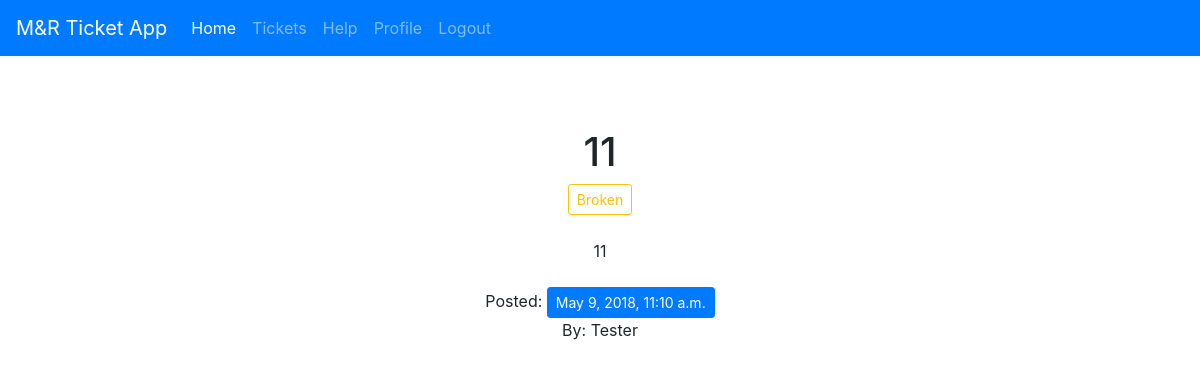
The page /post_list/16/ (signed in) on the database its author committed.
### traffic/models.py (models this page shows, shortened)
class Post(models.Model):
    category = (
        ('Broken', 'Broken'),
        ('Danger', 'Danger'),
        ('Incident', 'Incident'),
        ('Info', 'Info'),
        ('Warning', 'Warning'),
    )
    tst_choice = (
        ('1', '1'),
        ('2', '2'),
    )
    author = models.ForeignKey(User, on_delete=models.CASCADE)
    title = models.CharField(max_length=90)
    text = models.TextField()
    created_date = models.DateTimeField(default=timezone.now())
    published_date = models.DateTimeField(blank=True, null=True)
    category = models.CharField(choices=category, max_length=40, default=1)
    tst = models.CharField(choices=tst_choice, max_length=2, default="")

### traffic/views.py (the view)
# urls.py: url(r'^post_list/(?P<id>\d+)/$', views.post_detail, name="post_detail"),
@login_required
def post_detail(request, id):
    post = Post.objects.get(id = id)
    return render(request, 'post_detail.html', {'post': post})

### traffic/templates/post_detail.html
{% extends 'base.html' %}
{% block main %}
    <h1>{{ post.title }}</h1>
        {% if post.category == "Broken" %}
                <a href="{% url 'traffic:post_categories' category=post.category %}" class="btn btn-outline-warning btn-sm">{{ post.category }}</a>
            {% elif post.category == "Danger" %}
                <a href="{% url 'traffic:post_categories' category=post.category %}" class="btn btn-outline-dark btn-sm">{{ post.category }}</a>
            {% elif post.category == "Incident" %}
                <a href="{% url 'traffic:post_categories' category=post.category %}" class="btn btn-outline-danger btn-sm">{{ post.category }}</a>
            {% elif post.category == "Info" %}
                <a href="{% url 'traffic:post_categories' category=post.category %}" class="btn btn-outline-primary btn-sm">{{ post.category }}</a>
            {% else %}
                <a href="{% url 'traffic:post_categories' category=post.category %}" class="btn btn-outline-info btn-sm">{{ post.category }}</a>
        {% endif %}
    <br><br>
    {{ post.text }}
    <br><br>
    Posted: <button type="button" class="btn btn-primary btn-sm">{{ post.published_date }}</button>
    <br>
    By: {{ post.author }}
{% endblock %}

### traffic/static/traffic/css/style.css (style rules this page uses)
body { padding-top: 5rem; }

### rows shown on the page
Post: title "11", category "Broken", text "11", published_date "May 9, 2018, 11:10 a.m.", author "Tester"
